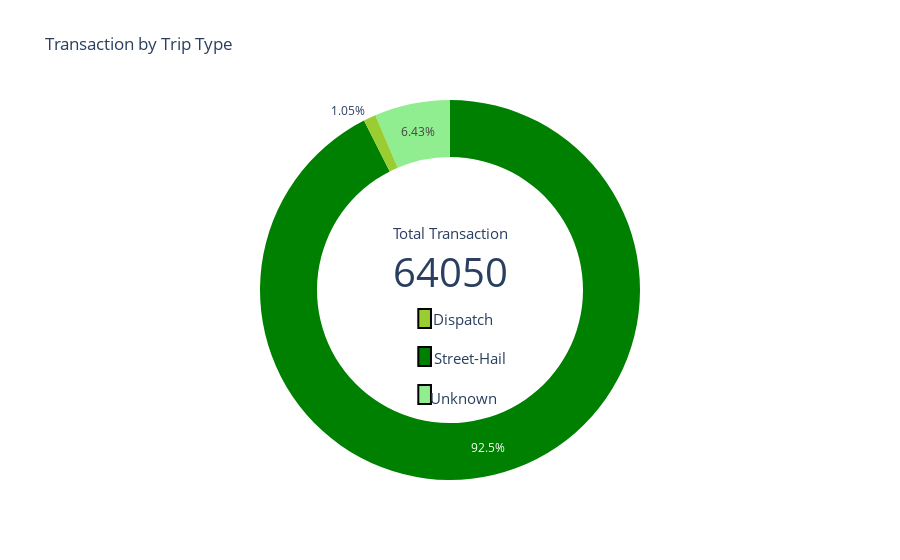

The code cell stored with this chart in its notebook:
### Code cell
fig = go.Figure()


fig.add_trace(go.Pie(labels = ['Street-Hail','Dispatch','Unknown'], 
                     values = trip_type["count"], 
                     name  = "Trip Type",
                     marker= {'colors': ["Green","YellowGreen","LightGreen"]}),
              )


fig.update_traces(hole=0.7, hoverinfo="label+percent+name")


fig.update_layout(
    title_text="Transaction by Trip Type",
    showlegend=False,
    annotations=[dict(text="Total Transaction", x=0.17+0.33, y=0.65, font_size=15, showarrow=False),
                 dict(text=str(trip_type["count"].sum()), x=0.190+0.31, y=0.55, font_size=40, showarrow=False),
                 dict(text="Dispatch", x=0.520, y=0.425, font_size=15, showarrow=False),
                 dict(text="Street-Hail", x=0.531, y=0.29, font_size=15, showarrow=False),
                 dict(text="Unknown", x=0.522, y=0.185, font_size=15, showarrow=False),
                ])


fig.add_shape(type="rect",
    x0=0.1+0.35,
    y0=0.40, 
    x1=0.2+0.27, 
    y1=0.45,
    line=dict(
        color="Black",
        width=2,
    ),
    fillcolor="YellowGreen",
)

fig.add_shape(type="rect",
    x0=0.1+0.35, 
    y0=0.30, 
    x1=0.2+0.27, 
    y1=0.35,
    line=dict(
        color="Black",
        width=2,
    ),
    fillcolor="Green",
)

fig.add_shape(type="rect",
    x0=0.1+0.35, 
    y0=0.20, 
    x1=0.2+0.27, 
    y1=0.25,
    line=dict(
        color="Black",
        width=2,
    ),
    fillcolor="LightGreen",
)

# Show the result
fig.show()

### Figure 1 — Plotly figure (JSON) as saved in the notebook; plotly's stock layout.template omitted (floating-point values rounded to 4 significant figures)
{"data": [{"hole": 0.7, "hoverinfo": "label+percent+name", "labels": ["Street-Hail", "Dispatch", "Unknown"], "marker": {"colors": ["Green", "YellowGreen", "LightGreen"]}, "name": "Trip Type", "type": "pie", "values": [59260, 673, 4117]}], "layout": {"annotations": [{"font": {"size": 15}, "showarrow": false, "text": "Total Transaction", "x": 0.5, "y": 0.65}, {"font": {"size": 40}, "showarrow": false, "text": "64050", "x": 0.5, "y": 0.55}, {"font": {"size": 15}, "showarrow": false, "text": "Dispatch", "x": 0.52, "y": 0.425}, {"font": {"size": 15}, "showarrow": false, "text": "Street-Hail", "x": 0.531, "y": 0.29}, {"font": {"size": 15}, "showarrow": false, "text": "Unknown", "x": 0.522, "y": 0.185}], "shapes": [{"fillcolor": "YellowGreen", "line": {"color": "Black", "width": 2}, "type": "rect", "x0": 0.45, "x1": 0.47, "y0": 0.4, "y1": 0.45}, {"fillcolor": "Green", "line": {"color": "Black", "width": 2}, "type": "rect", "x0": 0.45, "x1": 0.47, "y0": 0.3, "y1": 0.35}, {"fillcolor": "LightGreen", "line": {"color": "Black", "width": 2}, "type": "rect", "x0": 0.45, "x1": 0.47, "y0": 0.2, "y1": 0.25}], "showlegend": false, "title": {"text": "Transaction by Trip Type"}}}
